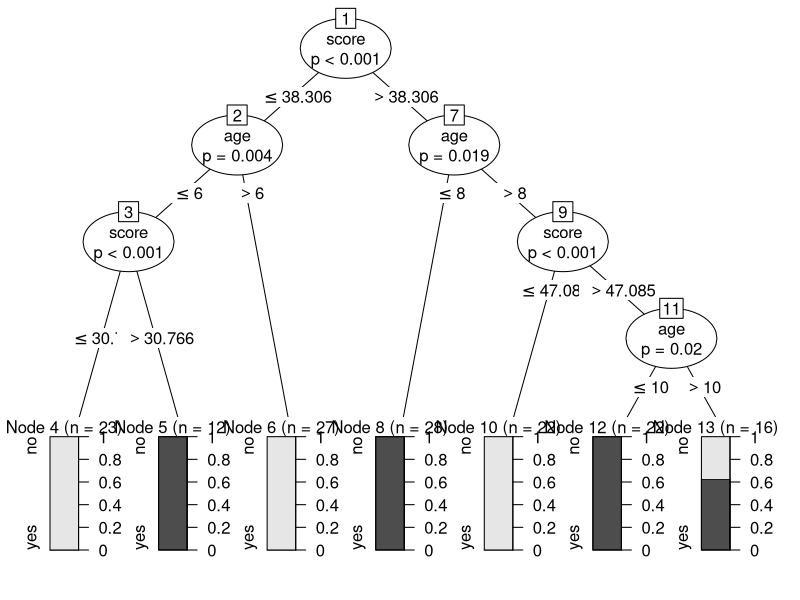

Generate this figure with R:
library(party)

print(head(readingSkills))
input.dat <- readingSkills[c(1:150),]
png(file = "decision_tree.png")
output.tree <- ctree(
  nativeSpeaker ~ age + shoeSize + score,
  data = input.dat)
plot(output.tree)
dev.off()
